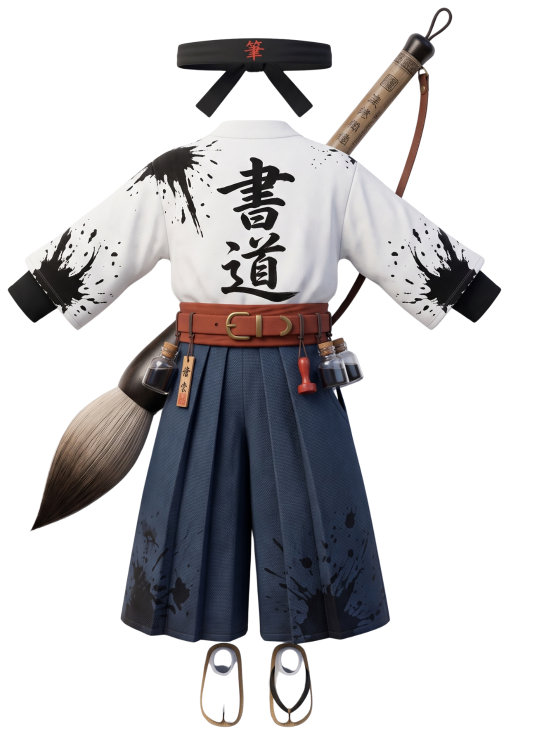
#> input picture 書道.png, 1080 x 1500 px, found by its file name (shown at 1/2 size)
$ python refine_shodo.py
#> lines starting #> are read from the running program, lines starting #| are printed output that depends on the picture
from PIL import Image

src = Image.open('書道.png').convert('RGBA')
#> src is the input picture: PIL image 1080x1500 RGBA; mean R, G, B, A 41.1, 40, 41.9, 97
shirt = src.crop((30, 245, 960, 610))
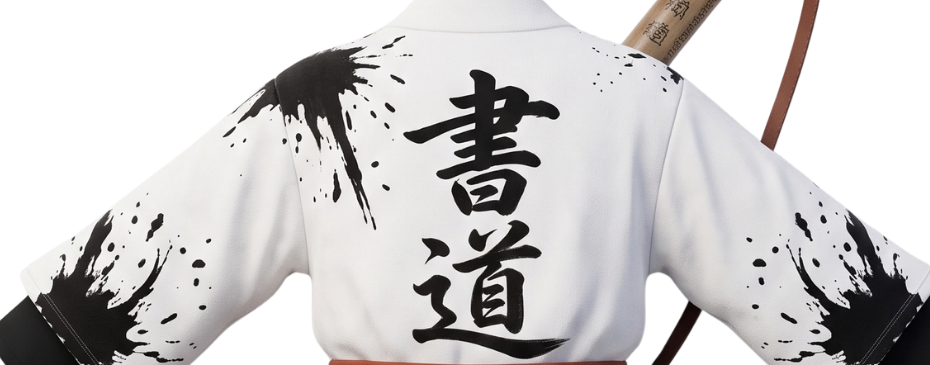
#> shirt: PIL image 930x365 RGBA; mean R, G, B, A 121, 119.2, 119.1, 169.8; transparent parts drawn white

# Clean brush handle on upper right: x from 620 to 860, y from 0 to 180
# The brush handle is slanted. We can sample white fabric from left side or blend
w, h = shirt.size
#> w = 930; h = 365
cleaned = shirt.copy()

# Cover brush handle with clean white fabric and sumi splashes
patch = shirt.crop((120, 30, 340, 200)).transpose(Image.FLIP_LEFT_RIGHT)
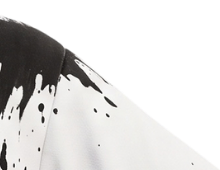
#> patch: PIL image 220x170 RGBA; mean R, G, B, A 94.9, 93.8, 92.7, 126.9; transparent parts drawn white
# Alpha mask gradient to smoothly blend
mask = Image.new('L', patch.size, 0)
#> mask: PIL image 220x170 L; every value is 0
for px in range(patch.width):
    for py in range(patch.height):
        # radial or box fade
        dist = ((px - patch.width/2)**2 + (py - patch.height/2)**2)**0.5
        val = int(max(0, min(255, 255 - dist * 1.5)))
        mask.putpixel((px, py), val)
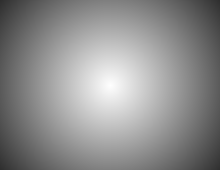
#> mask: PIL image 220x170 L; min 46, max 255, mean 142

# Directly replace the brush handle area with realistic white linen + ink splashes
for x in range(580, 850):
    for y in range(0, 180):
        # sample symmetrical point from left side
        src_x = w - x
        src_y = y
        if src_x < w and src_y < h:
            pixel = shirt.getpixel((src_x, src_y))
            if pixel[3] > 0:
                cleaned.putpixel((x, y), pixel)
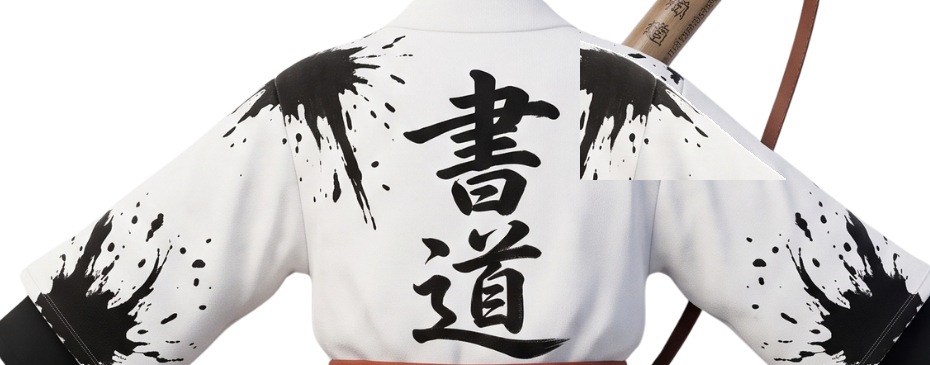
#> cleaned: PIL image 930x365 RGBA; mean R, G, B, A 118.6, 116.7, 116.4, 169.5; transparent parts drawn white

cleaned.save('assets/costumes/shodo_shirt_perfect.png')
print('Saved shodo_shirt_perfect')
